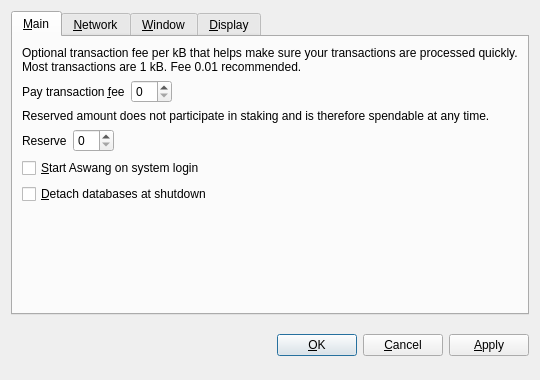
<?xml version="1.0" encoding="UTF-8"?>
<ui version="4.0">
 <class>OptionsDialog</class>
 <widget class="QDialog" name="OptionsDialog">
  <property name="geometry">
   <rect>
    <x>0</x>
    <y>0</y>
    <width>540</width>
    <height>380</height>
   </rect>
  </property>
  <property name="windowTitle">
   <string>Options</string>
  </property>
  <property name="modal">
   <bool>true</bool>
  </property>
  <layout class="QVBoxLayout" name="verticalLayout">
   <item>
    <widget class="QTabWidget" name="tabWidget">
     <property name="tabPosition">
      <enum>QTabWidget::North</enum>
     </property>
     <property name="currentIndex">
      <number>0</number>
     </property>
     <widget class="QWidget" name="tabMain">
      <attribute name="title">
       <string>&amp;Main</string>
      </attribute>
      <layout class="QVBoxLayout" name="verticalLayout_Main">
       <item>
        <widget class="QLabel" name="transactionFeeInfoLabel">
         <property name="text">
          <string>Optional transaction fee per kB that helps make sure your transactions are processed quickly. Most transactions are 1 kB. Fee 0.01 recommended.</string>
         </property>
         <property name="textFormat">
          <enum>Qt::PlainText</enum>
         </property>
         <property name="wordWrap">
          <bool>true</bool>
         </property>
        </widget>
       </item>
       <item>
        <layout class="QHBoxLayout" name="horizontalLayoutFee">
         <item>
          <widget class="QLabel" name="transactionFeeLabel">
           <property name="text">
            <string>Pay transaction &amp;fee</string>
           </property>
           <property name="textFormat">
            <enum>Qt::PlainText</enum>
           </property>
           <property name="buddy">
            <cstring>transactionFee</cstring>
           </property>
          </widget>
         </item>
         <item>
          <widget class="BitcoinAmountField" name="transactionFee"/>
         </item>
         <item>
          <spacer name="horizontalSpacerFee">
           <property name="orientation">
            <enum>Qt::Horizontal</enum>
           </property>
           <property name="sizeHint" stdset="0">
            <size>
             <width>40</width>
             <height>20</height>
            </size>
           </property>
          </spacer>
         </item>
        </layout>
       </item>
       <item>
        <widget class="QLabel" name="reserveBalanceInfoLabel">
         <property name="text">
          <string>Reserved amount does not participate in staking and is therefore spendable at any time.</string>
         </property>
         <property name="textFormat">
          <enum>Qt::PlainText</enum>
         </property>
         <property name="wordWrap">
          <bool>true</bool>
         </property>
        </widget>
       </item>
       <item>
        <layout class="QHBoxLayout" name="horizontalLayoutReserveBalance">
         <item>
          <widget class="QLabel" name="reserveBalanceLabel">
           <property name="text">
            <string>Reserve</string>
           </property>
           <property name="textFormat">
            <enum>Qt::PlainText</enum>
           </property>
           <property name="buddy">
            <cstring>reserveBalance</cstring>
           </property>
          </widget>
         </item>
         <item>
          <widget class="BitcoinAmountField" name="reserveBalance"/>
         </item>
         <item>
          <spacer name="horizontalSpacerReserveBalance">
           <property name="orientation">
            <enum>Qt::Horizontal</enum>
           </property>
           <property name="sizeHint" stdset="0">
            <size>
             <width>40</width>
             <height>20</height>
            </size>
           </property>
          </spacer>
         </item>
        </layout>
       </item>
       <item>
        <widget class="QCheckBox" name="bitcoinAtStartup">
         <property name="toolTip">
          <string>Automatically start Aswang after logging in to the system.</string>
         </property>
         <property name="text">
          <string>&amp;Start Aswang on system login</string>
         </property>
        </widget>
       </item>
       <item>
        <widget class="QCheckBox" name="detachDatabases">
         <property name="toolTip">
          <string>Detach block and address databases at shutdown. This means they can be moved to another data directory, but it slows down shutdown. The wallet is always detached.</string>
         </property>
         <property name="text">
          <string>&amp;Detach databases at shutdown</string>
         </property>
        </widget>
       </item>
       <item>
        <spacer name="verticalSpacer_Main">
         <property name="orientation">
          <enum>Qt::Vertical</enum>
         </property>
         <property name="sizeHint" stdset="0">
          <size>
           <width>20</width>
           <height>40</height>
          </size>
         </property>
        </spacer>
       </item>
      </layout>
     </widget>
     <widget class="QWidget" name="tabNetwork">
      <attribute name="title">
       <string>&amp;Network</string>
      </attribute>
      <layout class="QVBoxLayout" name="verticalLayout_Network">
       <item>
        <widget class="QCheckBox" name="mapPortUpnp">
         <property name="toolTip">
          <string>Automatically open the Aswang client port on the router. This only works when your router supports UPnP and it is enabled.</string>
         </property>
         <property name="text">
          <string>Map port using &amp;UPnP</string>
         </property>
        </widget>
       </item>
       <item>
        <widget class="QCheckBox" name="connectSocks">
         <property name="toolTip">
          <string>Connect to the Aswang network through a SOCKS proxy (e.g. when connecting through Tor).</string>
         </property>
         <property name="text">
          <string>&amp;Connect through SOCKS proxy:</string>
         </property>
        </widget>
       </item>
       <item>
        <layout class="QHBoxLayout" name="horizontalLayout_Network">
         <item>
          <widget class="QLabel" name="proxyIpLabel">
           <property name="text">
            <string>Proxy &amp;IP:</string>
           </property>
           <property name="textFormat">
            <enum>Qt::PlainText</enum>
           </property>
           <property name="buddy">
            <cstring>proxyIp</cstring>
           </property>
          </widget>
         </item>
         <item>
          <widget class="QValidatedLineEdit" name="proxyIp">
           <property name="maximumSize">
            <size>
             <width>140</width>
             <height>16777215</height>
            </size>
           </property>
           <property name="toolTip">
            <string>IP address of the proxy (e.g. 127.0.0.1)</string>
           </property>
          </widget>
         </item>
         <item>
          <widget class="QLabel" name="proxyPortLabel">
           <property name="text">
            <string>&amp;Port:</string>
           </property>
           <property name="textFormat">
            <enum>Qt::PlainText</enum>
           </property>
           <property name="buddy">
            <cstring>proxyPort</cstring>
           </property>
          </widget>
         </item>
         <item>
          <widget class="QLineEdit" name="proxyPort">
           <property name="maximumSize">
            <size>
             <width>55</width>
             <height>16777215</height>
            </size>
           </property>
           <property name="toolTip">
            <string>Port of the proxy (e.g. 9050)</string>
           </property>
          </widget>
         </item>
         <item>
          <widget class="QLabel" name="socksVersionLabel">
           <property name="text">
            <string>SOCKS &amp;Version:</string>
           </property>
           <property name="textFormat">
            <enum>Qt::PlainText</enum>
           </property>
           <property name="buddy">
            <cstring>socksVersion</cstring>
           </property>
          </widget>
         </item>
         <item>
          <widget class="QValueComboBox" name="socksVersion">
           <property name="toolTip">
            <string>SOCKS version of the proxy (e.g. 5)</string>
           </property>
          </widget>
         </item>
         <item>
          <spacer name="horizontalSpacer_Network">
           <property name="orientation">
            <enum>Qt::Horizontal</enum>
           </property>
           <property name="sizeHint" stdset="0">
            <size>
             <width>40</width>
             <height>20</height>
            </size>
           </property>
          </spacer>
         </item>
        </layout>
       </item>
       <item>
        <spacer name="verticalSpacer_Network">
         <property name="orientation">
          <enum>Qt::Vertical</enum>
         </property>
         <property name="sizeHint" stdset="0">
          <size>
           <width>20</width>
           <height>40</height>
          </size>
         </property>
        </spacer>
       </item>
      </layout>
     </widget>
     <widget class="QWidget" name="tabWindow">
      <attribute name="title">
       <string>&amp;Window</string>
      </attribute>
      <layout class="QVBoxLayout" name="verticalLayout_Window">
       <item>
        <widget class="QCheckBox" name="minimizeToTray">
         <property name="toolTip">
          <string>Show only a tray icon after minimizing the window.</string>
         </property>
         <property name="text">
          <string>&amp;Minimize to the tray instead of the taskbar</string>
         </property>
        </widget>
       </item>
       <item>
        <widget class="QCheckBox" name="minimizeOnClose">
         <property name="toolTip">
          <string>Minimize instead of exit the application when the window is closed. When this option is enabled, the application will be closed only after selecting Quit in the menu.</string>
         </property>
         <property name="text">
          <string>M&amp;inimize on close</string>
         </property>
        </widget>
       </item>
       <item>
        <spacer name="verticalSpacer_Window">
         <property name="orientation">
          <enum>Qt::Vertical</enum>
         </property>
         <property name="sizeHint" stdset="0">
          <size>
           <width>20</width>
           <height>40</height>
          </size>
         </property>
        </spacer>
       </item>
      </layout>
     </widget>
     <widget class="QWidget" name="tabDisplay">
      <attribute name="title">
       <string>&amp;Display</string>
      </attribute>
      <layout class="QVBoxLayout" name="verticalLayout_Display">
       <item>
        <layout class="QHBoxLayout" name="horizontalLayout_1_Display">
         <item>
          <widget class="QLabel" name="langLabel">
           <property name="text">
            <string>User Interface &amp;language:</string>
           </property>
           <property name="textFormat">
            <enum>Qt::PlainText</enum>
           </property>
           <property name="buddy">
            <cstring>lang</cstring>
           </property>
          </widget>
         </item>
         <item>
          <widget class="QValueComboBox" name="lang">
           <property name="toolTip">
            <string>The user interface language can be set here. This setting will take effect after restarting Aswang.</string>
           </property>
          </widget>
         </item>
        </layout>
       </item>
       <item>
        <layout class="QHBoxLayout" name="horizontalLayout_2_Display">
         <item>
          <widget class="QLabel" name="unitLabel">
           <property name="text">
            <string>&amp;Unit to show amounts in:</string>
           </property>
           <property name="textFormat">
            <enum>Qt::PlainText</enum>
           </property>
           <property name="buddy">
            <cstring>unit</cstring>
           </property>
          </widget>
         </item>
         <item>
          <widget class="QValueComboBox" name="unit">
           <property name="toolTip">
            <string>Choose the default subdivision unit to show in the interface and when sending coins.</string>
           </property>
          </widget>
         </item>
        </layout>
       </item>
       <item>
        <widget class="QCheckBox" name="displayAddresses">
         <property name="toolTip">
          <string>Whether to show Aswang addresses in the transaction list or not.</string>
         </property>
         <property name="text">
          <string>&amp;Display addresses in transaction list</string>
         </property>
        </widget>
       </item>
       <item>
        <widget class="QCheckBox" name="coinControlFeatures">
         <property name="toolTip">
          <string>Whether to show coin control features or not.</string>
         </property>
         <property name="text">
          <string>Display coin &amp;control features (experts only!)</string>
         </property>
        </widget>
       </item>
       <item>
        <spacer name="verticalSpacer_Display">
         <property name="orientation">
          <enum>Qt::Vertical</enum>
         </property>
         <property name="sizeHint" stdset="0">
          <size>
           <width>20</width>
           <height>40</height>
          </size>
         </property>
        </spacer>
       </item>
      </layout>
     </widget>
    </widget>
   </item>
   <item>
    <layout class="QHBoxLayout" name="horizontalLayout_Buttons">
     <item>
      <spacer name="horizontalSpacer_1">
       <property name="orientation">
        <enum>Qt::Horizontal</enum>
       </property>
       <property name="sizeHint" stdset="0">
        <size>
         <width>40</width>
         <height>48</height>
        </size>
       </property>
      </spacer>
     </item>
     <item>
      <widget class="QLabel" name="statusLabel">
       <property name="font">
        <font>
         <weight>75</weight>
         <bold>true</bold>
        </font>
       </property>
       <property name="text">
        <string/>
       </property>
       <property name="textFormat">
        <enum>Qt::PlainText</enum>
       </property>
       <property name="wordWrap">
        <bool>true</bool>
       </property>
      </widget>
     </item>
     <item>
      <spacer name="horizontalSpacer_2">
       <property name="orientation">
        <enum>Qt::Horizontal</enum>
       </property>
       <property name="sizeHint" stdset="0">
        <size>
         <width>40</width>
         <height>48</height>
        </size>
       </property>
      </spacer>
     </item>
     <item>
      <widget class="QPushButton" name="okButton">
       <property name="text">
        <string>&amp;OK</string>
       </property>
      </widget>
     </item>
     <item>
      <widget class="QPushButton" name="cancelButton">
       <property name="text">
        <string>&amp;Cancel</string>
       </property>
       <property name="autoDefault">
        <bool>false</bool>
       </property>
      </widget>
     </item>
     <item>
      <widget class="QPushButton" name="applyButton">
       <property name="text">
        <string>&amp;Apply</string>
       </property>
       <property name="autoDefault">
        <bool>false</bool>
       </property>
      </widget>
     </item>
    </layout>
   </item>
  </layout>
 </widget>
 <customwidgets>
  <customwidget>
   <class>BitcoinAmountField</class>
   <extends>QSpinBox</extends>
   <header>bitcoinamountfield.h</header>
  </customwidget>
  <customwidget>
   <class>QValueComboBox</class>
   <extends>QComboBox</extends>
   <header>qvaluecombobox.h</header>
  </customwidget>
  <customwidget>
   <class>QValidatedLineEdit</class>
   <extends>QLineEdit</extends>
   <header>qvalidatedlineedit.h</header>
  </customwidget>
 </customwidgets>
 <resources/>
 <connections/>
</ui>
